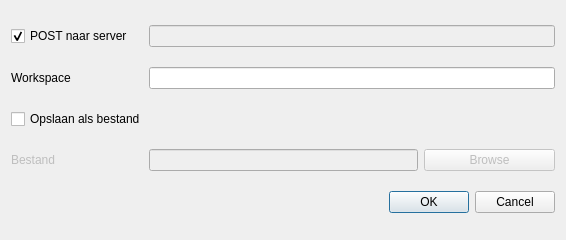
<?xml version="1.0" encoding="UTF-8"?>
<ui version="4.0">
 <class>ProjectSldPlugin</class>
 <widget class="QDialog" name="ProjectSldPlugin">
  <property name="geometry">
   <rect>
    <x>0</x>
    <y>0</y>
    <width>566</width>
    <height>240</height>
   </rect>
  </property>
  <property name="windowTitle">
   <string>SLD Export</string>
  </property>
  <layout class="QGridLayout" name="gridLayout">
   <item row="7" column="3" colspan="2">
    <widget class="QDialogButtonBox" name="buttonBox">
     <property name="orientation">
      <enum>Qt::Horizontal</enum>
     </property>
     <property name="standardButtons">
      <set>QDialogButtonBox::Cancel|QDialogButtonBox::Ok</set>
     </property>
    </widget>
   </item>
   <item row="6" column="1">
    <widget class="QLabel" name="lbl_filename">
     <property name="enabled">
      <bool>false</bool>
     </property>
     <property name="text">
      <string>Bestand</string>
     </property>
    </widget>
   </item>
   <item row="5" column="1" colspan="2">
    <widget class="QCheckBox" name="cbx_save_as_file">
     <property name="text">
      <string>Opslaan als bestand</string>
     </property>
     <property name="checked">
      <bool>false</bool>
     </property>
    </widget>
   </item>
   <item row="6" column="4">
    <widget class="QPushButton" name="btn_filename">
     <property name="enabled">
      <bool>false</bool>
     </property>
     <property name="text">
      <string>Browse</string>
     </property>
    </widget>
   </item>
   <item row="6" column="2" colspan="2">
    <widget class="QLineEdit" name="le_filename">
     <property name="enabled">
      <bool>false</bool>
     </property>
    </widget>
   </item>
   <item row="3" column="2" colspan="3">
    <widget class="QLineEdit" name="le_post_url">
     <property name="enabled">
      <bool>false</bool>
     </property>
     <property name="readOnly">
      <bool>true</bool>
     </property>
    </widget>
   </item>
   <item row="3" column="1">
    <widget class="QCheckBox" name="cbx_post_to_server">
     <property name="text">
      <string>POST naar server</string>
     </property>
     <property name="checked">
      <bool>true</bool>
     </property>
    </widget>
   </item>
   <item row="4" column="1">
    <widget class="QLabel" name="lbl_workspace">
     <property name="text">
      <string>Workspace</string>
     </property>
    </widget>
   </item>
   <item row="4" column="2" colspan="3">
    <widget class="QLineEdit" name="le_workspace">
     <property name="text">
      <string/>
     </property>
    </widget>
   </item>
  </layout>
 </widget>
 <resources/>
 <connections>
  <connection>
   <sender>buttonBox</sender>
   <signal>accepted()</signal>
   <receiver>ProjectSldPlugin</receiver>
   <slot>accept()</slot>
   <hints>
    <hint type="sourcelabel">
     <x>248</x>
     <y>254</y>
    </hint>
    <hint type="destinationlabel">
     <x>157</x>
     <y>274</y>
    </hint>
   </hints>
  </connection>
  <connection>
   <sender>buttonBox</sender>
   <signal>rejected()</signal>
   <receiver>ProjectSldPlugin</receiver>
   <slot>reject()</slot>
   <hints>
    <hint type="sourcelabel">
     <x>316</x>
     <y>260</y>
    </hint>
    <hint type="destinationlabel">
     <x>286</x>
     <y>274</y>
    </hint>
   </hints>
  </connection>
 </connections>
</ui>
